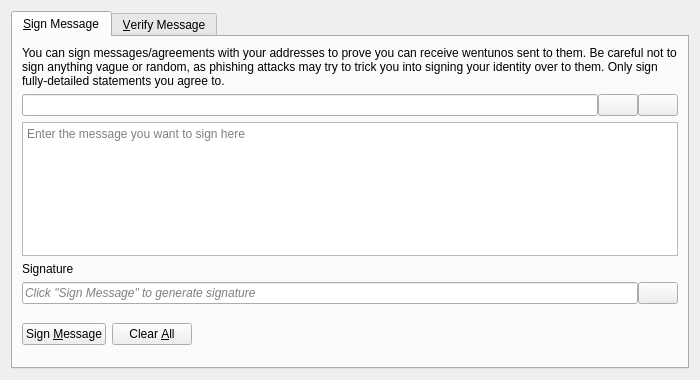
<?xml version="1.0" encoding="UTF-8"?>
<ui version="4.0">
 <class>SignVerifyMessageDialog</class>
 <widget class="QDialog" name="SignVerifyMessageDialog">
  <property name="geometry">
   <rect>
    <x>0</x>
    <y>0</y>
    <width>700</width>
    <height>380</height>
   </rect>
  </property>
  <property name="windowTitle">
   <string>Signatures - Sign / Verify a Message</string>
  </property>
  <property name="modal">
   <bool>true</bool>
  </property>
  <layout class="QVBoxLayout" name="verticalLayout">
   <item>
    <widget class="QTabWidget" name="tabWidget">
     <property name="currentIndex">
      <number>0</number>
     </property>
     <widget class="QWidget" name="tabSignMessage">
      <attribute name="title">
       <string>&amp;Sign Message</string>
      </attribute>
      <layout class="QVBoxLayout" name="verticalLayout_SM">
       <item>
        <widget class="QLabel" name="infoLabel_SM">
         <property name="text">
          <string>You can sign messages/agreements with your addresses to prove you can receive wentunos sent to them. Be careful not to sign anything vague or random, as phishing attacks may try to trick you into signing your identity over to them. Only sign fully-detailed statements you agree to.</string>
         </property>
         <property name="textFormat">
          <enum>Qt::PlainText</enum>
         </property>
         <property name="wordWrap">
          <bool>true</bool>
         </property>
        </widget>
       </item>
       <item>
        <layout class="QHBoxLayout" name="horizontalLayout_1_SM">
         <property name="spacing">
          <number>0</number>
         </property>
         <item>
          <widget class="QValidatedLineEdit" name="addressIn_SM">
           <property name="toolTip">
            <string>The wentuno address to sign the message with</string>
           </property>
          </widget>
         </item>
         <item>
          <widget class="QPushButton" name="addressBookButton_SM">
           <property name="toolTip">
            <string>Choose previously used address</string>
           </property>
           <property name="text">
            <string/>
           </property>
           <property name="icon">
            <iconset resource="../wentuno.qrc">
             <normaloff>:/icons/address-book</normaloff>:/icons/address-book</iconset>
           </property>
           <property name="shortcut">
            <string>Alt+A</string>
           </property>
           <property name="autoDefault">
            <bool>false</bool>
           </property>
          </widget>
         </item>
         <item>
          <widget class="QPushButton" name="pasteButton_SM">
           <property name="toolTip">
            <string>Paste address from clipboard</string>
           </property>
           <property name="text">
            <string/>
           </property>
           <property name="icon">
            <iconset resource="../wentuno.qrc">
             <normaloff>:/icons/editpaste</normaloff>:/icons/editpaste</iconset>
           </property>
           <property name="shortcut">
            <string>Alt+P</string>
           </property>
           <property name="autoDefault">
            <bool>false</bool>
           </property>
          </widget>
         </item>
        </layout>
       </item>
       <item>
        <widget class="QPlainTextEdit" name="messageIn_SM">
         <property name="toolTip">
          <string>Enter the message you want to sign here</string>
         </property>
         <property name="placeholderText">
          <string>Enter the message you want to sign here</string>
         </property>
        </widget>
       </item>
       <item>
        <widget class="QLabel" name="signatureLabel_SM">
         <property name="text">
          <string>Signature</string>
         </property>
         <property name="textFormat">
          <enum>Qt::PlainText</enum>
         </property>
        </widget>
       </item>
       <item>
        <layout class="QHBoxLayout" name="horizontalLayout_2_SM">
         <property name="spacing">
          <number>0</number>
         </property>
         <item>
          <widget class="QLineEdit" name="signatureOut_SM">
           <property name="placeholderText">
            <string>Click "Sign Message" to generate signature</string>
           </property>
           <property name="font">
            <font>
             <italic>true</italic>
            </font>
           </property>
           <property name="readOnly">
            <bool>true</bool>
           </property>
          </widget>
         </item>
         <item>
          <widget class="QPushButton" name="copySignatureButton_SM">
           <property name="toolTip">
            <string>Copy the current signature to the WUNOtem clipboard</string>
           </property>
           <property name="text">
            <string/>
           </property>
           <property name="icon">
            <iconset resource="../wentuno.qrc">
             <normaloff>:/icons/editcopy</normaloff>:/icons/editcopy</iconset>
           </property>
           <property name="autoDefault">
            <bool>false</bool>
           </property>
          </widget>
         </item>
        </layout>
       </item>
       <item>
        <layout class="QHBoxLayout" name="horizontalLayout_3_SM">
         <item>
          <widget class="QPushButton" name="signMessageButton_SM">
           <property name="toolTip">
            <string>Sign the message to prove you own this wentuno address</string>
           </property>
           <property name="text">
            <string>Sign &amp;Message</string>
           </property>
           <property name="icon">
            <iconset resource="../wentuno.qrc">
             <normaloff>:/icons/edit</normaloff>:/icons/edit</iconset>
           </property>
           <property name="autoDefault">
            <bool>false</bool>
           </property>
          </widget>
         </item>
         <item>
          <widget class="QPushButton" name="clearButton_SM">
           <property name="toolTip">
            <string>Reset all sign message fields</string>
           </property>
           <property name="text">
            <string>Clear &amp;All</string>
           </property>
           <property name="icon">
            <iconset resource="../wentuno.qrc">
             <normaloff>:/icons/remove</normaloff>:/icons/remove</iconset>
           </property>
           <property name="autoDefault">
            <bool>false</bool>
           </property>
          </widget>
         </item>
         <item>
          <spacer name="horizontalSpacer_1_SM">
           <property name="orientation">
            <enum>Qt::Horizontal</enum>
           </property>
           <property name="sizeHint" stdset="0">
            <size>
             <width>40</width>
             <height>48</height>
            </size>
           </property>
          </spacer>
         </item>
         <item>
          <widget class="QLabel" name="statusLabel_SM">
           <property name="font">
            <font>
             <weight>75</weight>
             <bold>true</bold>
            </font>
           </property>
           <property name="text">
            <string/>
           </property>
           <property name="wordWrap">
            <bool>true</bool>
           </property>
          </widget>
         </item>
         <item>
          <spacer name="horizontalSpacer_2_SM">
           <property name="orientation">
            <enum>Qt::Horizontal</enum>
           </property>
           <property name="sizeHint" stdset="0">
            <size>
             <width>40</width>
             <height>48</height>
            </size>
           </property>
          </spacer>
         </item>
        </layout>
       </item>
      </layout>
     </widget>
     <widget class="QWidget" name="tabVerifyMessage">
      <attribute name="title">
       <string>&amp;Verify Message</string>
      </attribute>
      <layout class="QVBoxLayout" name="verticalLayout_VM">
       <item>
        <widget class="QLabel" name="infoLabel_VM">
         <property name="text">
          <string>Enter the receiver's address, message (ensure you copy line breaks, spaces, tabs, etc. exactly) and signature below to verify the message. Be careful not to read more into the signature than what is in the signed message itself, to avoid being tricked by a man-in-the-middle attack. Note that this only proves the signing party receives with the address, it cannot prove sendership of any transaction!</string>
         </property>
         <property name="textFormat">
          <enum>Qt::PlainText</enum>
         </property>
         <property name="alignment">
          <set>Qt::AlignLeading|Qt::AlignLeft|Qt::AlignTop</set>
         </property>
         <property name="wordWrap">
          <bool>true</bool>
         </property>
        </widget>
       </item>
       <item>
        <layout class="QHBoxLayout" name="horizontalLayout_1_VM">
         <property name="spacing">
          <number>0</number>
         </property>
         <item>
          <widget class="QValidatedLineEdit" name="addressIn_VM">
           <property name="toolTip">
            <string>The wentuno address the message was signed with</string>
           </property>
          </widget>
         </item>
         <item>
          <widget class="QPushButton" name="addressBookButton_VM">
           <property name="toolTip">
            <string>Choose previously used address</string>
           </property>
           <property name="text">
            <string/>
           </property>
           <property name="icon">
            <iconset resource="../wentuno.qrc">
             <normaloff>:/icons/address-book</normaloff>:/icons/address-book</iconset>
           </property>
           <property name="shortcut">
            <string>Alt+A</string>
           </property>
           <property name="autoDefault">
            <bool>false</bool>
           </property>
          </widget>
         </item>
        </layout>
       </item>
       <item>
        <widget class="QPlainTextEdit" name="messageIn_VM">
          <property name="toolTip">
            <string>The signed message to verify</string>
          </property>
          <property name="placeholderText">
            <string>The signed message to verify</string>
          </property>
        </widget>
       </item>
       <item>
        <widget class="QValidatedLineEdit" name="signatureIn_VM">
          <property name="toolTip">
            <string>The signature given when the message was signed</string>
          </property>
          <property name="placeholderText">
            <string>The signature given when the message was signed</string>
          </property>
        </widget>
       </item>
       <item>
        <layout class="QHBoxLayout" name="horizontalLayout_2_VM">
         <item>
          <widget class="QPushButton" name="verifyMessageButton_VM">
           <property name="toolTip">
            <string>Verify the message to ensure it was signed with the specified wentuno address</string>
           </property>
           <property name="text">
            <string>Verify &amp;Message</string>
           </property>
           <property name="icon">
            <iconset resource="../wentuno.qrc">
             <normaloff>:/icons/transaction_0</normaloff>:/icons/transaction_0</iconset>
           </property>
           <property name="autoDefault">
            <bool>false</bool>
           </property>
          </widget>
         </item>
         <item>
          <widget class="QPushButton" name="clearButton_VM">
           <property name="toolTip">
            <string>Reset all verify message fields</string>
           </property>
           <property name="text">
            <string>Clear &amp;All</string>
           </property>
           <property name="icon">
            <iconset resource="../wentuno.qrc">
             <normaloff>:/icons/remove</normaloff>:/icons/remove</iconset>
           </property>
           <property name="autoDefault">
            <bool>false</bool>
           </property>
          </widget>
         </item>
         <item>
          <spacer name="horizontalSpacer_1_VM">
           <property name="orientation">
            <enum>Qt::Horizontal</enum>
           </property>
           <property name="sizeHint" stdset="0">
            <size>
             <width>40</width>
             <height>48</height>
            </size>
           </property>
          </spacer>
         </item>
         <item>
          <widget class="QLabel" name="statusLabel_VM">
           <property name="font">
            <font>
             <weight>75</weight>
             <bold>true</bold>
            </font>
           </property>
           <property name="text">
            <string/>
           </property>
           <property name="wordWrap">
            <bool>true</bool>
           </property>
          </widget>
         </item>
         <item>
          <spacer name="horizontalSpacer_2_VM">
           <property name="orientation">
            <enum>Qt::Horizontal</enum>
           </property>
           <property name="sizeHint" stdset="0">
            <size>
             <width>40</width>
             <height>48</height>
            </size>
           </property>
          </spacer>
         </item>
        </layout>
       </item>
      </layout>
     </widget>
    </widget>
   </item>
  </layout>
 </widget>
 <customwidgets>
  <customwidget>
   <class>QValidatedLineEdit</class>
   <extends>QLineEdit</extends>
   <header>qt/qvalidatedlineedit.h</header>
  </customwidget>
 </customwidgets>
 <resources>
  <include location="../wentuno.qrc"/>
 </resources>
 <connections/>
</ui>
